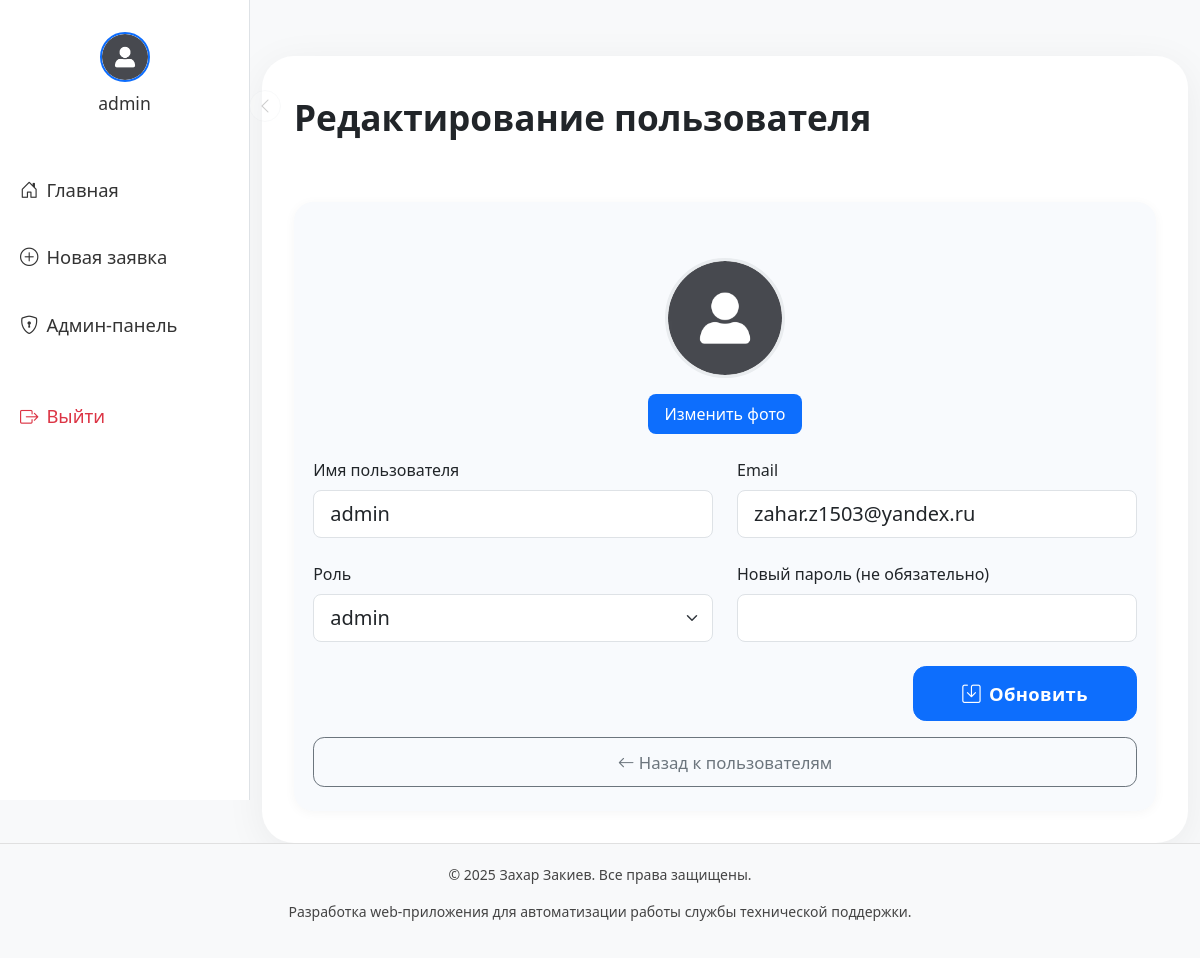
Screenshot of /admin/users/edit/11 (signed in) with the database file from the repository.
### tables this page shows
CREATE TABLE users (
    id INTEGER PRIMARY KEY AUTOINCREMENT,
    username TEXT NOT NULL UNIQUE,
    email TEXT NOT NULL UNIQUE,
    password TEXT NOT NULL,
    role TEXT DEFAULT 'user',
    is_confirmed INTEGER DEFAULT 0,
    avatar TEXT DEFAULT 'default_avatar.png'
);

### app.py (the view, shortened to what this page needs)
@app.route("/admin/users/edit/<int:user_id>", methods=["GET", "POST"])
def edit_user(user_id):
    if "user_id" not in session or session.get("role") != "admin":
        return redirect(url_for('login'))
    conn = get_db_connection()
    user = conn.execute("SELECT * FROM users WHERE id = ?", (user_id,)).fetchone()
    if not user:
        flash("Пользователь не найден", "error")
        conn.close()
        return redirect(url_for('admin_users'))
    conn.close()
    return render_template('edit_user.html', user=user, ts=time.time())

### app.py (called while the page is built)
def get_db_connection():
    conn = sqlite3.connect(DB_PATH)
    conn.row_factory = sqlite3.Row
    return conn

### templates/edit_user.html (shortened to what this page needs)
{% extends "base.html" %}
{% block content %}
<div class="ticket-main-card">
    <div class="ticket-title-row">
        <h2>Редактирование пользователя</h2>
    </div>
    <div class="ticket-form-block">
        <form method="POST" enctype="multipart/form-data">
            <div class="avatar-container">
                <img src="{{ url_for('static', filename='uploads/' + (user.avatar if user.avatar else 'default_avatar.png')) }}?t={{ '%0.0f' | format(ts) }}"
                    class="avatar-preview" alt="Текущий аватар" id="avatarPreview">
                <br>
                <label class="avatar-upload-label">
                    Изменить фото
                </label>
            </div>
            <div class="row g-4">
                <div class="col-12 col-md-6">
                    <label for="username" class="form-label">Имя пользователя</label>
                    <input type="text" class="form-control form-control-lg" name="username" value="{{ user.username }}" required>
                </div>
                <div class="col-12 col-md-6">
                    <label for="email" class="form-label">Email</label>
                    <input type="email" class="form-control form-control-lg" name="email" value="{{ user.email }}" required>
                </div>
                <div class="col-12 col-md-6">
                    <label for="role" class="form-label">Роль</label>
                    <select class="form-select form-select-lg" name="role" required>
                        <option value="admin" {% if user.role=='admin' %}selected{% endif %}>admin</option>
                    </select>
                </div>
                <div class="col-12 col-md-6">
                    <label for="password" class="form-label">Новый пароль (не обязательно)</label>
                    <input type="password" class="form-control form-control-lg" name="password">
                </div>
            </div>
            <div class="text-end mt-4">
                <button type="submit" class="btn btn-primary ticket-btn-main px-5">
                    <i class="bi bi-save me-2"></i>Обновить
                </button>
            </div>
        </form>
        <a href="{{ url_for('admin_users') }}" class="btn btn-outline-secondary ticket-btn-secondary w-100 mt-3">
            <i class="bi bi-arrow-left"></i> Назад к пользователям
        </a>
    </div>
</div>
{% endblock %}

### templates/base.html (style rules this page uses)
html { overflow-y: scroll; }
body { overflow-x: hidden; }

### templates/edit_user.html (style rules this page uses)
.ticket-main-card { max-width: 1200px; margin: 0 auto; border-radius: 2rem; box-shadow: 0 8px 40px rgba(0, 0, 0, 0.06); background: #fff; padding: 2.5rem 2rem 2rem 2rem; min-height: 70vh; display: flex; flex-direction: column; gap: 2.5rem; }
.ticket-title-row { display: flex; align-items: center; gap: 1rem; }
.ticket-title-row h2 { font-size: 2.2rem; font-weight: 700; margin-bottom: 0; }
.ticket-form-block { background: #f8fafd; border-radius: 1.2rem; padding: 1.5rem 1.2rem; margin-top: 1.5rem; box-shadow: 0 2px 12px rgba(0, 0, 0, 0.04); }
.ticket-btn-main { font-size: 1.15rem; padding: 0.8rem 0; border-radius: 0.8rem; font-weight: 600; letter-spacing: 0.02em; }
.ticket-btn-secondary { font-size: 1.05rem; padding: 0.7rem 0; border-radius: 0.7rem; font-weight: 500; margin-top: 0.7rem; }
.avatar-container { text-align: center; margin: 2rem 0 1rem 0; }
.avatar-preview { width: 120px; height: 120px; border-radius: 50%; object-fit: cover; border: 3px solid #e9ecef; margin-bottom: 1rem; background: #f0f0f0; }
.avatar-upload-label { display: inline-block; padding: 0.5rem 1rem; background: #0d6efd; color: white; border-radius: 0.5rem; cursor: pointer; transition: background 0.2s; font-size: 1rem; margin-bottom: 0.5rem; }

### rows the page displays
users: avatar (placeholder picture), username "admin", email "zahar.z1503@yandex.ru", role "admin"

### other values shown
{{ session.get('user', 'Профиль') }} "admin"
